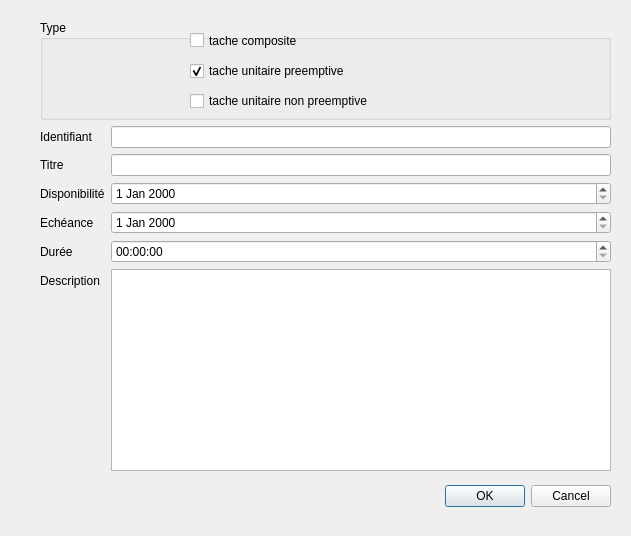
<?xml version="1.0" encoding="UTF-8"?>
<ui version="4.0">
 <class>AjoutTacheDialog</class>
 <widget class="QDialog" name="AjoutTacheDialog">
  <property name="geometry">
   <rect>
    <x>0</x>
    <y>0</y>
    <width>631</width>
    <height>536</height>
   </rect>
  </property>
  <property name="windowTitle">
   <string>Ajouter Tache</string>
  </property>
  <widget class="QDialogButtonBox" name="buttonBox">
   <property name="geometry">
    <rect>
     <x>270</x>
     <y>480</y>
     <width>341</width>
     <height>32</height>
    </rect>
   </property>
   <property name="orientation">
    <enum>Qt::Horizontal</enum>
   </property>
   <property name="standardButtons">
    <set>QDialogButtonBox::Cancel|QDialogButtonBox::Ok</set>
   </property>
  </widget>
  <widget class="QWidget" name="verticalLayoutWidget">
   <property name="geometry">
    <rect>
     <x>40</x>
     <y>20</y>
     <width>571</width>
     <height>451</height>
    </rect>
   </property>
   <layout class="QVBoxLayout" name="verticalLayout">
    <item>
     <widget class="QGroupBox" name="groupBox">
      <property name="enabled">
       <bool>true</bool>
      </property>
      <property name="minimumSize">
       <size>
        <width>0</width>
        <height>100</height>
       </size>
      </property>
      <property name="maximumSize">
       <size>
        <width>16777215</width>
        <height>100</height>
       </size>
      </property>
      <property name="baseSize">
       <size>
        <width>0</width>
        <height>100</height>
       </size>
      </property>
      <property name="title">
       <string>Type</string>
      </property>
      <property name="flat">
       <bool>false</bool>
      </property>
      <widget class="QCheckBox" name="checkBox_composite">
       <property name="geometry">
        <rect>
         <x>150</x>
         <y>10</y>
         <width>141</width>
         <height>21</height>
        </rect>
       </property>
       <property name="text">
        <string>tache composite</string>
       </property>
       <property name="autoExclusive">
        <bool>true</bool>
       </property>
       <property name="tristate">
        <bool>false</bool>
       </property>
      </widget>
      <widget class="QCheckBox" name="checkBox_unitaire_preemptive">
       <property name="geometry">
        <rect>
         <x>150</x>
         <y>40</y>
         <width>211</width>
         <height>22</height>
        </rect>
       </property>
       <property name="text">
        <string>tache unitaire preemptive</string>
       </property>
       <property name="checked">
        <bool>true</bool>
       </property>
       <property name="autoExclusive">
        <bool>true</bool>
       </property>
       <property name="tristate">
        <bool>false</bool>
       </property>
      </widget>
      <widget class="QCheckBox" name="checkBox_unitaire_non_preemptive">
       <property name="geometry">
        <rect>
         <x>150</x>
         <y>70</y>
         <width>241</width>
         <height>22</height>
        </rect>
       </property>
       <property name="text">
        <string>tache unitaire non preemptive</string>
       </property>
       <property name="autoExclusive">
        <bool>true</bool>
       </property>
       <property name="tristate">
        <bool>false</bool>
       </property>
      </widget>
     </widget>
    </item>
    <item>
     <layout class="QFormLayout" name="formLayout">
      <item row="0" column="0">
       <widget class="QLabel" name="label">
        <property name="text">
         <string>Identifiant</string>
        </property>
       </widget>
      </item>
      <item row="0" column="1">
       <widget class="QLineEdit" name="lineEdit_id"/>
      </item>
      <item row="1" column="0">
       <widget class="QLabel" name="label_2">
        <property name="text">
         <string>Titre</string>
        </property>
       </widget>
      </item>
      <item row="1" column="1">
       <widget class="QLineEdit" name="lineEdit_titre"/>
      </item>
      <item row="2" column="0">
       <widget class="QLabel" name="label_3">
        <property name="text">
         <string>Disponibilité</string>
        </property>
       </widget>
      </item>
      <item row="3" column="0">
       <widget class="QLabel" name="label_4">
        <property name="text">
         <string>Echéance</string>
        </property>
       </widget>
      </item>
      <item row="2" column="1">
       <widget class="QDateEdit" name="dateEdit_dispo"/>
      </item>
      <item row="3" column="1">
       <widget class="QDateEdit" name="dateEdit_ech"/>
      </item>
      <item row="4" column="0">
       <widget class="QLabel" name="label_duree">
        <property name="text">
         <string>Durée</string>
        </property>
       </widget>
      </item>
      <item row="4" column="1">
       <widget class="QTimeEdit" name="timeEdit_duree"/>
      </item>
      <item row="5" column="0">
       <widget class="QLabel" name="label_6">
        <property name="text">
         <string>Description</string>
        </property>
       </widget>
      </item>
      <item row="5" column="1">
       <widget class="QTextEdit" name="textEdit_desc"/>
      </item>
     </layout>
    </item>
   </layout>
  </widget>
 </widget>
 <resources/>
 <connections>
  <connection>
   <sender>buttonBox</sender>
   <signal>accepted()</signal>
   <receiver>AjoutTacheDialog</receiver>
   <slot>accept()</slot>
   <hints>
    <hint type="sourcelabel">
     <x>248</x>
     <y>254</y>
    </hint>
    <hint type="destinationlabel">
     <x>157</x>
     <y>274</y>
    </hint>
   </hints>
  </connection>
  <connection>
   <sender>buttonBox</sender>
   <signal>rejected()</signal>
   <receiver>AjoutTacheDialog</receiver>
   <slot>reject()</slot>
   <hints>
    <hint type="sourcelabel">
     <x>316</x>
     <y>260</y>
    </hint>
    <hint type="destinationlabel">
     <x>286</x>
     <y>274</y>
    </hint>
   </hints>
  </connection>
 </connections>
</ui>
